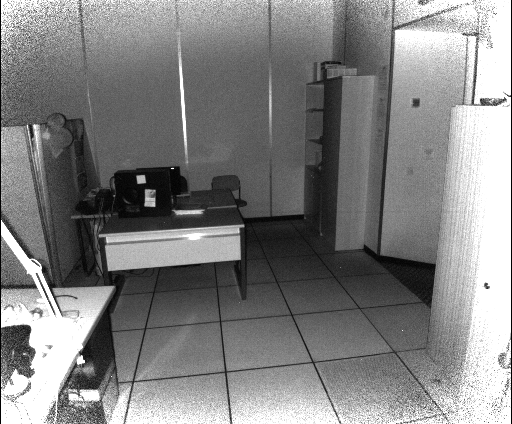
%> input picture Examples/Demo programs/Vision/Agents/matrix/00000001.png, 512 x 424 px
$ octave reconstruct_01.m   (GNU Octave 9; MATLAB toolbox functions it lacks are replaced by stand-ins)
%> lines starting %> are read from the running program, lines starting %| are printed output that depends on the picture
%
% (c) 2016 Alexei A. Morozov
%
% This Matlab script creates the inverse matrix of
% projective transformation and reconstructs source
% image of given scene.
%
clc;
close('all');
clear('all');
%
InputImage= '00000001.png';
%
disp(['Input image: ',InputImage]);
%
% Input data:
%
% input_points
% m-by-2, double matrix containing the x- and y-coordinates
% of defining points in physical space (in meters).
% base_points
% m-by-2, double matrix containing the x- and y-coordinates
% of defining points in the video (in pixels).
%
%      For instance:
%          Point (Col,Row) (pixels)  (X,Y) (meters)
%              1 (64,88)             (0,6.715)
%              2 (211,40)            (11.16,6.70)
%              3 (349,184)           (15.45,1.90)
%              4 (39,187)            (0,0)
%
input_points= [0,  6.715; 11.16, 6.70; 15.45, 1.90; 0,  0];
base_points=  [64, 88;    211,   40;   349,   184;  39, 187];
%
unit= 0.60; % [meters]
%
input_points= [...
	0*unit,  0*unit; ...
	0*unit,  2*unit; ...
	1*unit,  2*unit; ...
	2*unit,  5*unit; ...
	3*unit,  5*unit; ...
	2*unit,  1*unit; ...
	3*unit,  2*unit; ...
	4*unit,  1*unit; ...
	3*unit,  0*unit; ...
	3*unit, -1*unit; ...
	2*unit,  0*unit; ...
	1*unit,  0*unit ...
	];
base_points= [...
	133.50,	381.50; ...
	154.00,	292.00; ...
	217.00,	287.00; ...
	252.00,	225.50; ...
	291.50,	223.50; ...
	292.00,	315.00; ...
	335.00,	277.00; ...
	423.50,	302.50; ...
	395.00,	352.00; ...
	443.50,	413.50; ...
	313.00,	362.50; ...
	226.00,	372.00 ...
	];
%
ExpectedMinimalX= -2; % [meters]
ExpectedMaximalX=  3; % [meters]
ExpectedMinimalY= -1; % [meter]
ExpectedMaximalY= 10; % [meters]
%
disp(['Expected minimal X: ',num2str(ExpectedMinimalX),' [m]']);
disp(['Expected maximal X: ',num2str(ExpectedMaximalX),' [m]']);
disp(['Expected minimal Y: ',num2str(ExpectedMinimalY),' [m]']);
disp(['Expected maximal Y: ',num2str(ExpectedMaximalY),' [m]']);
%
disp('X,Y co-ordinates of defining points in meters:');
disp(num2str(input_points,' %0.4f'));
disp('X,Y co-ordinates of defining points in pixels:');
disp(num2str(base_points,' %0.4f'));
%
t_proj= cp2tform(input_points,base_points,'projective');
T= t_proj.tdata.T;
M= t_proj.tdata.Tinv;
%
disp('Projective transformation matrix:');
disp(num2str(T,' %0.4f'));
%
disp('Inverse matrix of projective transformation:');
disp(num2str(M,' %0.4f'));
disp('This matrix is to be used in the demos.');
%
disp('=======================================');
disp('Self-check (1): Image -> Physical space');
disp('=======================================');
%
for n=1:4,
	u= base_points(n,1);
	v= base_points(n,2);
	disp(['Expected: u=',num2str(u),' v=',num2str(v)]);
	x= input_points(n,1);
	y= input_points(n,2);
	Q= T'*[x;y;1];
	Q= Q / Q(3);
	u= Q(1);
	v= Q(2);
	disp(['Obtained: u=',num2str(u),' v=',num2str(v)]);
end;
%
disp('=======================================');
disp('Self-check (2): Physical space -> Image');
disp('=======================================');
%
for n=1:4,
	x= input_points(n,1);
	y= input_points(n,2);
	disp(['Expected: x=',num2str(x),' y=',num2str(y)]);
	u= base_points(n,1);
	v= base_points(n,2);
	Q= M'*[u;v;1];
	Q= Q / Q(3);
	x= Q(1);
	y= Q(2);
	disp(['Obtained: x=',num2str(x),' y=',num2str(y)]);
end;
%
disp('=======================================');
disp('Read and display input image');
disp('=======================================');
%
Iin= imread(InputImage);
%> Iin is the input picture: size 424x512 uint8; min 0, max 255, mean 129.7
%
Fig= 1001;
figure(Fig);
set(figure(Fig),'Color',[1,1,1]);
set(figure(Fig),'NumberTitle','off');
set(figure(Fig),'name',['Transformed image: ',InputImage]);
%
imshow(Iin);
%
title(	['Transformed image: ',InputImage],...
	'FontName','Arial',...
	'FontSize',18,...
	'FontWeight','bold',...
	'interpreter','none');
set(gca,'FontName','Arial');
set(gca,'FontSize',18);
set(gca,'FontWeight','bold');
%
disp('=======================================');
disp('Reconstruct and display source image');
disp('=======================================');
%
Matrix= im2double(Iin);
[Height,Width,N3]= size(Matrix);
%> Height = 424; Width = 512; N3 = 1
%
W= zeros(Height,Width);
H= zeros(Height,Width);
%
for n=1:Width,
	for m=1:Height;
		Vector1= [n;m;1];
		Vector2= M'*Vector1;
		Vector3= Vector2 / Vector2(3);
		W(m,n)= Vector3(1);
		H(m,n)= Vector3(2);
	end;
end;
%
for n=1:Width,
	for m=1:Height;
		V1= W(m,n);
		V2= H(m,n);
		if V1 < ExpectedMinimalX,
			V1= ExpectedMinimalX;
		end;
		if V1 > ExpectedMaximalX,
			V1= ExpectedMaximalX;
		end;
		if V2 < ExpectedMinimalY,
			V2= ExpectedMinimalY;
		end;
		if V2 > ExpectedMaximalY,
			V2= ExpectedMaximalY;
		end;
		W(m,n)= V1;
		H(m,n)= V2;
	end;
end;
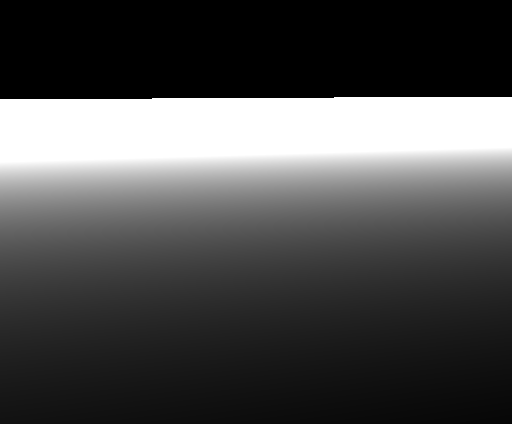
%> H: size 424x512 double; min -1, max 10, mean 2.37; drawn with min black and max white
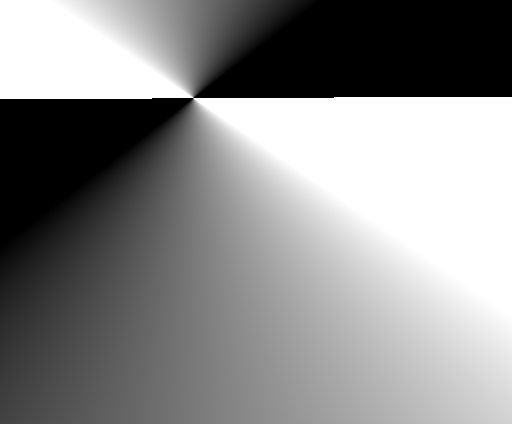
%> W: size 424x512 double; min -2, max 3, mean 0.707; drawn with min black and max white
%
MinW= min(min(W));
%> MinW = -2
MaxW= max(max(W));
%> MaxW = 3
MinH= min(min(H));
%> MinH = -1
MaxH= max(max(H));
%> MaxH = 10
%
W= (W - MinW) ./ (MaxW - MinW) * (Width - 1) + 1;
H= (H - MinH) ./ (MaxH - MinH) * (Height - 1) + 1;
%
D= zeros(Height,Width,N3);
%
for n=1:Width,
	for m=1:Height;
		M1= round(H(m,n));
		if M1 < 1 || M1 > Height,
			continue;
		end;
		N1= round(W(m,n));
		if N1 < 1 || N1 > Width,
			continue;
		end;
		D(M1,N1,:)= Matrix(m,n,:);
	end;
end;
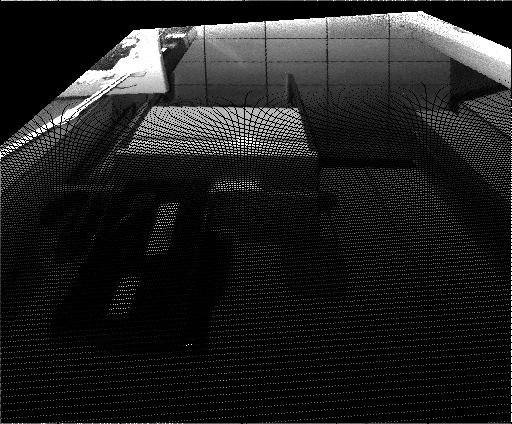
%> D: size 424x512 double; min 0, max 1, mean 0.12
%
output= D;
%
Fig= 1002;
figure(Fig);
set(figure(Fig),'Color',[1,1,1]);
set(figure(Fig),'NumberTitle','off');
set(figure(Fig),'name','Reconstructed image');
%
imshow(output);
%
title(	'Reconstructed image',...
	'FontName','Arial',...
	'FontSize',18,...
	'FontWeight','bold',...
	'interpreter','none');
set(gca,'FontName','Arial');
set(gca,'FontSize',18);
set(gca,'FontWeight','bold');
%
imwrite(output,'reconstructed.png','png');
